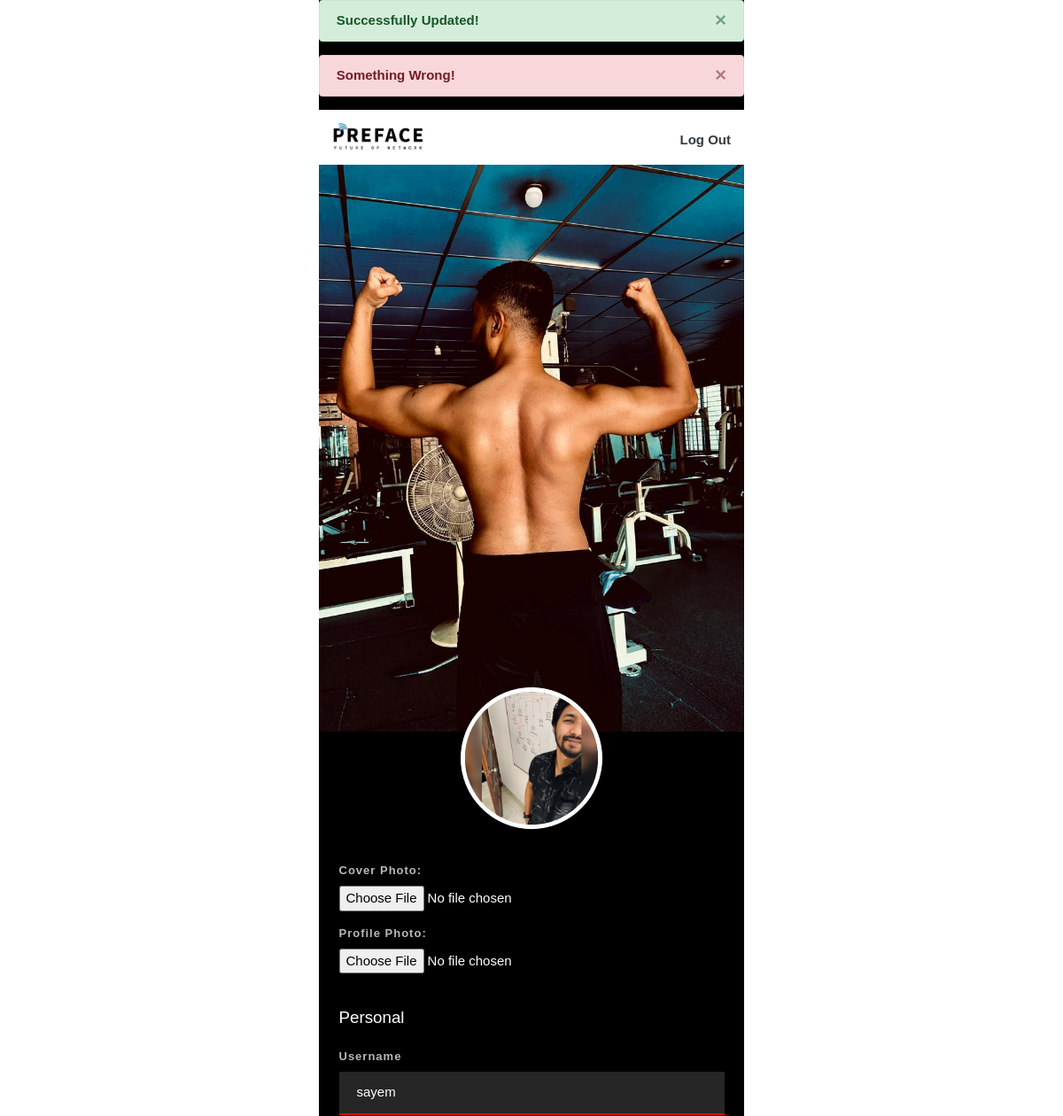
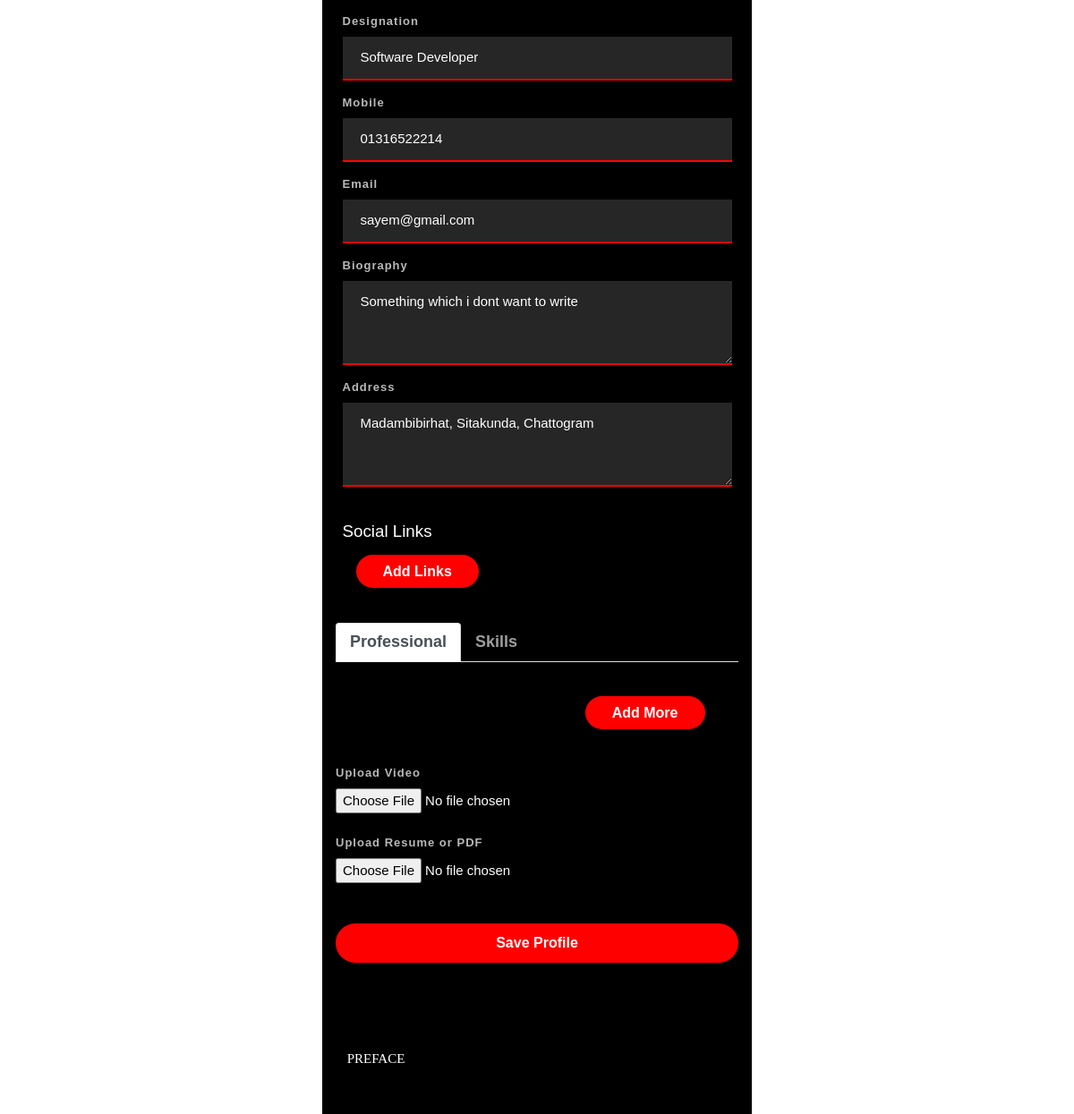
Before: /profile/edit/1 (signed in) with the older database file (2 pictures, top to bottom).
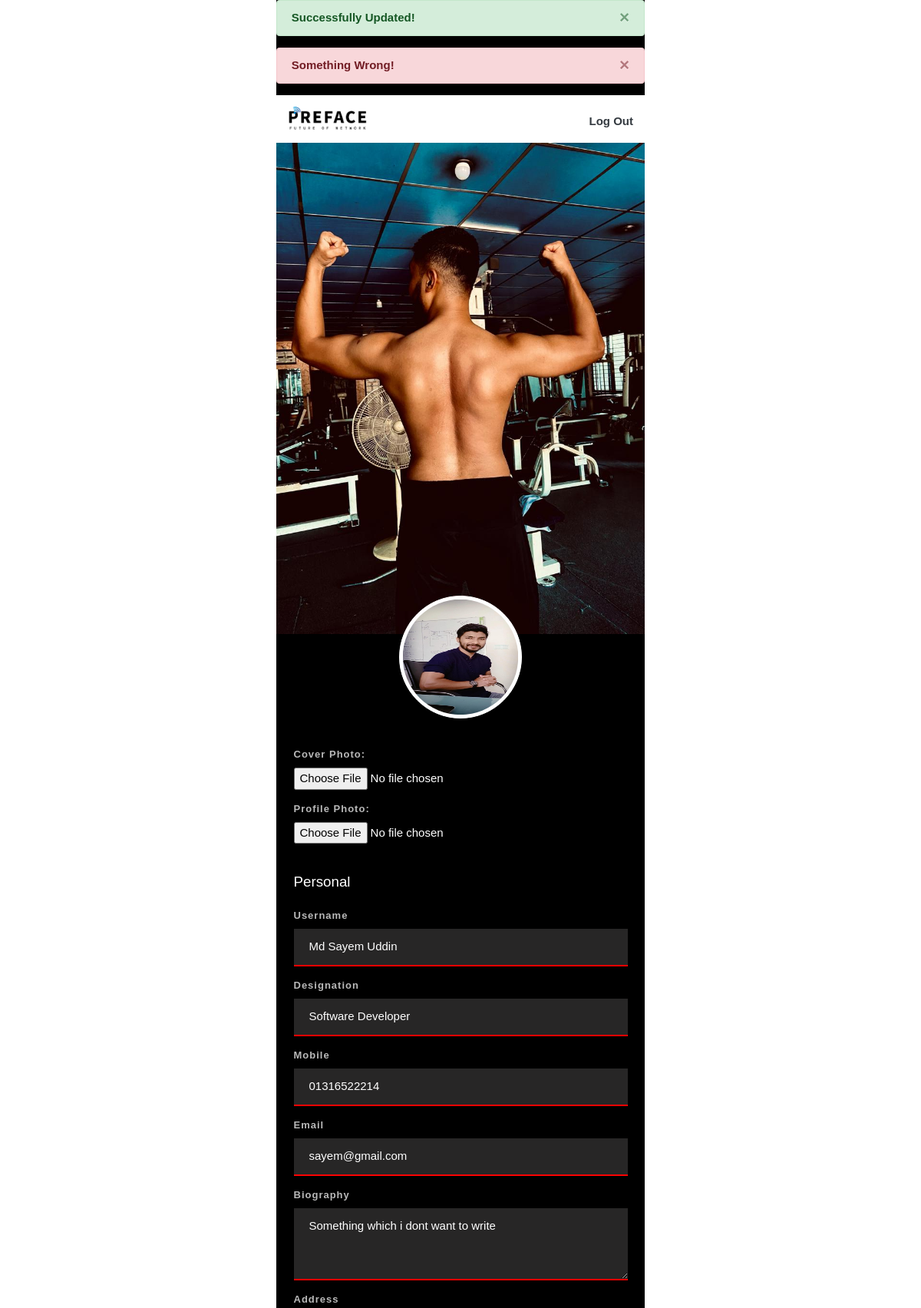
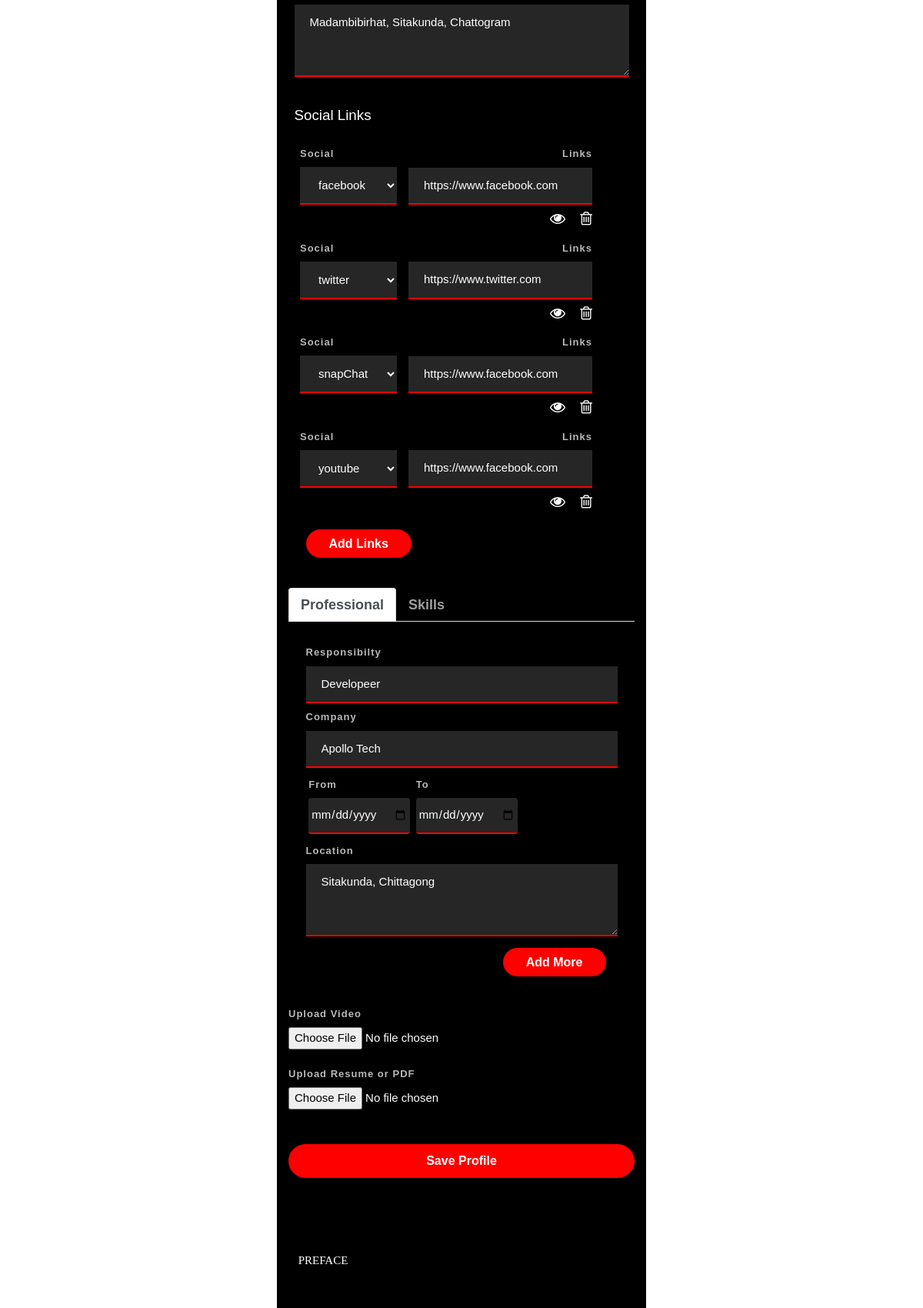
After: the same page with the newer database file (2 pictures, top to bottom).
### card_profile/models.py (models this page shows, shortened)
class CardUser(models.Model):
    user = models.ForeignKey(User, on_delete=models.CASCADE, default=None, blank=True, null=True)
    name = models.CharField(max_length=200, null=True, blank=True)
    designation = models.CharField(max_length=400, null=True, blank=True)
    about = models.CharField(max_length=500, null=True, blank=True)
    phone_number = models.CharField(max_length=11, null=True, blank=True)
    email = models.EmailField(null=True, blank=True)
    address = models.CharField(max_length=400, null=True, blank=True)
    profile_picture = models.ImageField(upload_to='profile_pictures')
    cover_picture = models.ImageField(upload_to='cover_pictures')

class SocialLinksIntems(models.Model):
    card_user = models.ForeignKey(CardUser, on_delete=models.CASCADE)
    social_name = models.CharField(max_length=400, null=True, blank=True)
    social_link = models.CharField(max_length=600, null=True, blank=True)

class ProfessionalItems(models.Model):
    card_user = models.ForeignKey(CardUser, on_delete=models.CASCADE)
    designation = models.CharField(max_length=400, default=None, null=True, blank=True)
    company_name = models.CharField(max_length=400, default=None, null=True, blank=True)
    work_from = models.DateField(null=True)
    work_to = models.DateField(null=True)
    location = models.CharField(max_length=500, default=None, null=True, blank=True)
    currently_work_here = models.BooleanField(default=False)

### card_profile/views.py (the view, shortened to what this page needs)
# urls.py: path('edit/<int:id>', views.edit_profile, name='editProfile'),
@login_required(login_url='login')
def edit_profile(request, id):
    data = models.CardUser.objects.get(id=id)
    social = models.SocialLinksIntems.objects.filter(card_user=data)
    skill = models.SkillsIntems.objects.filter(card_user=data)
    professional = models.ProfessionalItems.objects.filter(card_user=data)
    if data.user == request.user:
      return render(request, 'User/editProfile.html',
        {
          'data': data,
          'links': social,
          'skills': skill,
          'professions': professional
        }
      )
    else:
        return HttpResponse(404)

### templates/User/editProfile.html (shortened to what this page needs)
<!DOCTYPE html>
{% load static %}
<html lang="en">
<head>
	<link rel="stylesheet" type="text/css" href="{% static 'vendor/bootstrap/css/bootstrap.min.css'%}">
	<link rel="stylesheet" type="text/css" href="{% static 'fonts/font-awesome-4.7.0/css/font-awesome.min.css'%}">
	<link rel="stylesheet" type="text/css" href="{% static 'fonts/iconic/css/material-design-iconic-font.min.css'%}">
	<link rel="stylesheet" type="text/css" href="{% static 'fonts/linearicons-v1.0.0/icon-font.min.css'%}">
	<link rel="stylesheet" type="text/css" href="{% static 'vendor/animate/animate.css'%}">
	<link rel="stylesheet" type="text/css" href="{% static 'vendor/css-hamburgers/hamburgers.min.css'%}">
	<link rel="stylesheet" type="text/css" href="{% static 'vendor/animsition/css/animsition.min.css'%}">
	<link rel="stylesheet" type="text/css" href="{% static 'vendor/select2/select2.min.css'%}">
	<link rel="stylesheet" type="text/css" href="{% static 'vendor/perfect-scrollbar/perfect-scrollbar.css'%}">
	<link rel="stylesheet" type="text/css" href="{% static 'css/util.css'%}">
	<link rel="stylesheet" type="text/css" href="{% static 'css/main.css'%}">
</head>
<body class="animsition">
    <section class="pb-5 editForm" style="background: black; color: white;">
		<div class="alert alert-success alert-dismissible fade show" role="alert">
			<strong>Successfully Updated!
			<button type="button" class="close" data-dismiss="alert" aria-label="Close">
			  <span aria-hidden="true">&times;</span>
			</button>
		</div>
		<div class="alert alert-danger alert-dismissible fade show" role="alert">
			<strong>Something Wrong!
			<button type="button" class="close" data-dismiss="alert" aria-label="Close">
			  <span aria-hidden="true">&times;</span>
			</button>
		</div>
		<div class="navigation" style="background-color:white; color:black; font-weight:bold;">
			<div class="container p-3">
				<div class="row">
					<div class="col-md-6 col-6 col-sm-6">
						<a href="/"><img class="prefacelogo" src="{% static 'images/icons/pre-black.png'%}" alt="IMG-LOGO"></a>
					</div>
					<div class="col-md-6 col-6 col-sm-6 text-right mt-2">
                	    <a href="{% url 'logout' %}" class="text-dark">Log Out</a>
					</div>
				</div>
			</div>
		</div>
		<div class="coverimage">
			<img src="/media/{{ data.cover_picture }}" class="img-fluid responsive" alt="CoverImg">
		</div>
			<div class="container profileimage ">
				<img src="/media/{{ data.profile_picture }}" class="img-fluid img-thumbnail" alt="Profileimg">
			</div>
	<form action="/profile/edit/{{ data.id }}" method="post">
		<div class="container mt-3 biodata p-4">
			<div class="form-group">
				<label for="coverphoto">Cover Photo:</label>
				<input type="file" accept="image/*" class="form-control-file" id="coverphoto">
			</div>
			<div class="form-group">
				<label for="pfofilephoto">Profile Photo:</label>
				<input type="file" accept="image/*" class="form-control-file" id="pfofilephoto">
			</div>
			<h5 class="m-t-40 mb-4">Personal</h5>
			<div class="form-group">
				<label for="name">Username</label>
				<input type="text" name="name" id="username" value="{{ data.name }}">
			</div>
			<div class="form-group">
				<label for="designation">Designation</label>
				<input type="text" id="designation" name="designation" value="{{ data.designation }}">
			</div>
			<div class="form-group">
				<label for="mobileno">Mobile</label>
				<input type="number" id="phonenumber" name="phone_number" value="{{ data.phone_number }}">
			</div>
			<div class="form-group">
				<label for="email">Email</label>
				<input type="email" id="email" name="email" value="{{ data.email }}">
			</div>
			<div class="form-group">
				<label for="bio">Biography</label>
				<textarea type="text" rows="3" name="about" id="userbio">{{ data.about }}</textarea>
			</div>
			<div class="form-group">
				<label for="address">Address</label>
				<textarea type="text" name="address" rows="3" id="userbio">{{ data.address }}</textarea>
			</div>
				<div class="mt-4">
					<h5 class="m-t-40 mb-4">Social Links</h5>
					<div class="socialWrapper">
						{% for i in links %}
						<div class="inlineFiled social_parentDiv">
							<div class="d-flex justify-content-start ">
								<div class="p-2">
									<label for="socialLinks">Social</label>
									<select id="sname" name="sname" >
										<option>{{i.social_name}}</option>
									</select>
								</div>
								<div class="p-2 text-right">
									<label for="name">Links</label>
									<input type="text" name="slink" value="{{ i.social_link }}">
									<a href="#" type="button" class="text-light mr-2"><i class="fa fa-eye" style="font-size:20px;"></i></a>
									<a href="#" type="button" class="text-light ml-2"> <i class="fa fa-trash-o" style="font-size:20px;"></i></a>
								</div>
							</div>
						</div>
						{% endfor %}
					</div>
					<div class="container mt-4">
						<a href="javascript:void(0);" class="linksBtn" id="socialAddMore">Add Links</a>
					</div>
				</div>
			</div>
			<div class="container mt-4 ">
				<ul class="nav nav-tabs infoanchor" id="myTab" role="tablist">
					<li class="nav-item">
					  <a class="nav-link active tabdesign" id="professional-tab" data-toggle="tab" href="#professional" role="tab" aria-controls="professional" aria-selected="true">Professional</a>
					</li>
					<li class="nav-item">
					  <a class="nav-link tabdesign" id="skills-tab" data-toggle="tab" href="#skills" role="tab" aria-controls="skills" aria-selected="false">Skills</a>
					</li>
				  </ul>
				  <div class="tab-content p-4" id="myTabContent">
					<div class="tab-pane fade show active" id="professional" role="tabpanel" aria-labelledby="professional-tab">
						<div class="profwrapper">
							{% for i in professions %}
							<div class="mt-2 mb-2 profParentDiv">
								<label for="cmpDesignation">Responsibilty</label>
								<input type="text" name="prof_designation" value="{{ i.designation }}">
								<label for="cmpName">Company</label>
								<input type="text" name="prof_company" value="{{ i.company_name }}">
								<div>
									<div class="d-flex justify-content-start">
										<div class="p-1">
											<label for="date">From</label>
											<input type="date" name="prof_from_date" class="form-control" value="{{ i.work_from }}">
										</div>
										<div class="p-1">
											<label for="date">To</label>
											<input type="date" name="prof_to_date" class="form-control" value="{{ i.work_to }}">
										</div>
									</div>
								</div>
								<label for="location">Location</label>
								<textarea type="text" name="prof_location" cols="30" rows="3">{{ i.location }}</textarea>
							</div>
							{% endfor %}
						</div>
						<div class="container text-right mt-4">
							<a href="javascript:void(0);" class="linksBtn mt-4" id="AddMoreProf">Add More</a>
						</div>
					</div>
				  </div>
			</div>
		<div class="container user-video mt-4">
			<div class="form-group">
				<label for="pfofilephoto">Upload Video</label>
				<input type="file" accept="video/*" class="form-control-file" id="uservideo">
			</div>
		</div>
		<div class="container user-video mt-4">
			<div class="form-group">
				<label for="pfofilephoto">Upload Resume or PDF</label>
				<input type="file" accept="pdf/*" class="form-control-file" id="userfile">
			</div>
		</div>
		<div class="container mt-5 text-center">
			<button class="linksBtn btn-block">Save Profile</button>
		</div>
	</form>
</section>
	<footer class="p-t-50 p-b-10 text-center" style="background-color: black;">
		<div class="container text-center">
			<div class="row">
				<div class="col-sm-6 col-lg-3 p-b-10">
					<h4 class="stext-301 cl0 p-b-30">
						PREFACE
					</h4>
				</div>
			</div>
		</div>
	</footer>
</body>
</html>

### static/css/main.css (style rules this page uses)
.container { max-width: 1380px; }
@media (max-width: 1600px) { .container { max-width: 1200px; } }
.cl0 { color: #fff; }
.stext-301 { font-family: Montserrat-Bold; font-size: 15px; line-height: 1.6; text-transform: uppercase; }

### templates/User/editProfile.html (style rules this page uses)
.profileimage img { height: 160px; width: 160px; border-radius: 50%; border-color: #fff; }
.profileimage { text-align: center; margin-top: -50px; }
.editForm label { font-size: 13px; color: #b9b9b9; letter-spacing: 1px; }
.infoanchor a { color: #9e9e9e; font-weight: bold; font-size: larger; }
input[type=text] { width: 100%; padding: 12px 20px; margin: 8px 0; box-sizing: border-box; border: none; border-bottom: 2px solid red; background-color: #272626; color: white; }
input[type=email] { width: 100%; padding: 12px 20px; margin: 8px 0; box-sizing: border-box; border: none; border-bottom: 2px solid red; background-color: #272626; color: white; }
input[type=number] { width: 100%; padding: 12px 20px; margin: 8px 0; box-sizing: border-box; border: none; border-bottom: 2px solid red; background-color: #272626; color: white; }
input[type=date] { width: 100%; padding: 12px 3px; margin: 8px 0; box-sizing: border-box; border: none; border-bottom: 2px solid red; background-color: #272626; color: white; }
textarea[type=text] { width: 100%; padding: 12px 20px; margin: 8px 0; box-sizing: border-box; border: none; border-bottom: 2px solid red; background-color: #272626; color: white; }
select { width: 100%; padding: 14px 20px; box-sizing: border-box; border: none; border-bottom: 2px solid red; background-color: #272626; color: white; }
.linksBtn { color: white; background: red; padding: 10px 30px 10px 30px; border-radius: 25px; font-size: 16px; font-weight: bold; }
img.prefacelogo { width: 50%; }
@media only screen and (min-width: 1025px) { body { padding-left:30%; padding-right:30%; } }

Changed rows visible on the page:
changed CardUser "Software Developer": profile_picture: a different picture; name "sayem" → "Md Sayem Uddin"
added SocialLinksIntems: sname "facebook", slink "https://www.facebook.com"
added SocialLinksIntems: sname "twitter", slink "https://www.twitter.com"
added SocialLinksIntems: sname "snapChat", slink "https://www.facebook.com"
added SocialLinksIntems: sname "youtube", slink "https://www.facebook.com"
added ProfessionalItems: prof_designation "Developeer", prof_company "Apollo Tech", prof_location "Sitakunda, Chittagong"
